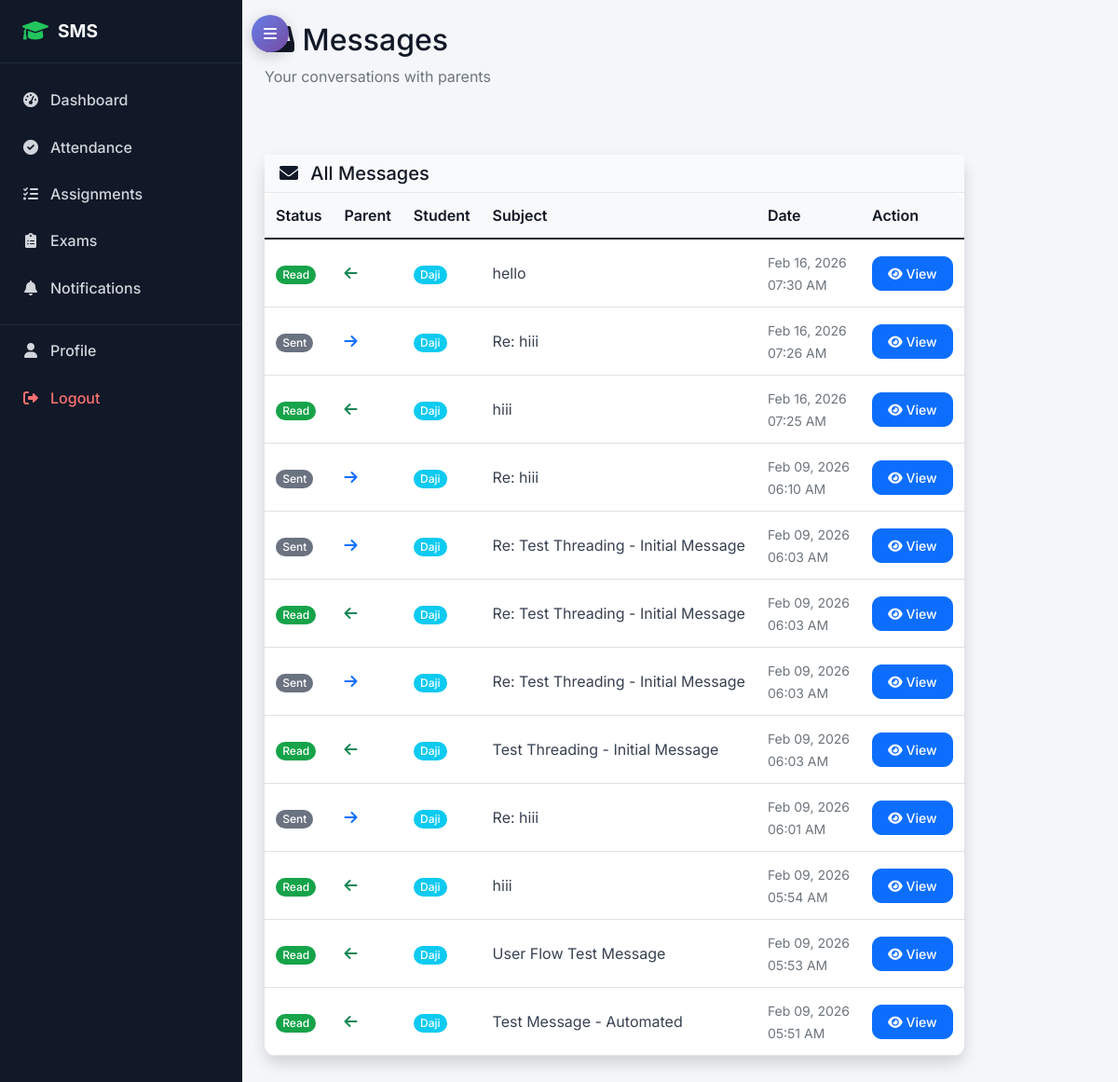
The page /accounts/messages/ (signed in) on the database its author committed.
### accounts/models.py (models this page shows, shortened)
class ParentTeacherMessage(models.Model):
    MESSAGE_STATUS = (
        ('sent', 'Sent'),
        ('read', 'Read'),
        ('replied', 'Replied'),
    )
    sender = models.ForeignKey(User, on_delete=models.CASCADE, related_name='sent_messages')
    recipient = models.ForeignKey(User, on_delete=models.CASCADE, related_name='received_messages')
    student = models.ForeignKey(StudentProfile, on_delete=models.CASCADE, related_name='related_messages', null=True, blank=True)
    subject = models.CharField(max_length=200)
    message = models.TextField()
    status = models.CharField(max_length=20, choices=MESSAGE_STATUS, default='sent')
    parent_read = models.BooleanField(default=False)
    teacher_read = models.BooleanField(default=False)
    created_at = models.DateTimeField(auto_now_add=True)
    read_at = models.DateTimeField(null=True, blank=True)
    replied_to = models.ForeignKey('self', on_delete=models.SET_NULL, null=True, blank=True, related_name='replies')
    class Meta:
        ordering = ['-created_at']

class StudentProfile(models.Model):
    user = models.OneToOneField(User, on_delete=models.CASCADE, related_name='student_profile')
    student_id = models.CharField(max_length=20, unique=True)
    admission_date = models.DateField()
    guardian_name = models.CharField(max_length=100)
    guardian_phone = models.CharField(max_length=17)
    guardian_email = models.EmailField()
    emergency_contact = models.CharField(max_length=17)
    blood_group = models.CharField(max_length=5, blank=True)

class User(AbstractUser):
    USER_TYPE_CHOICES = (
        ('admin', 'Admin'),
        ('student', 'Student'),
        ('teacher', 'Teacher'),
        ('parent', 'Parent'),
    )
    user_type = models.CharField(max_length=10, choices=USER_TYPE_CHOICES)
    phone_regex = RegexValidator(regex=r'^\+?1?\d{9,15}$', message="Phone number must be entered in the format: '+999999999'. Up to 15 digits allowed.")
    phone_number = models.CharField(validators=[phone_regex], max_length=17, blank=True)
    address = models.TextField(blank=True)
    date_of_birth = models.DateField(null=True, blank=True)
    profile_picture = models.ImageField(upload_to='profile_pics/', blank=True, null=True)
    is_active = models.BooleanField(default=True)
    created_at = models.DateTimeField(auto_now_add=True)
    updated_at = models.DateTimeField(auto_now=True)

### accounts/messaging_views.py (the view)
# urls.py: path('messages/', messaging_views.message_inbox, name='message_inbox'),
@login_required
def message_inbox(request):
    if request.user.user_type == 'parent':
        messages_list = ParentTeacherMessage.objects.filter(
            Q(sender=request.user) | Q(recipient=request.user)
        ).select_related('sender', 'recipient', 'student__user').order_by('-created_at')
        unread_messages = messages_list.filter(recipient=request.user, parent_read=False)
        for msg in unread_messages:
            msg.mark_as_read(request.user)
    elif request.user.user_type == 'teacher':
        messages_list = ParentTeacherMessage.objects.filter(
            Q(sender=request.user) | Q(recipient=request.user)
        ).select_related('sender', 'recipient', 'student__user').order_by('-created_at')
        unread_messages = messages_list.filter(recipient=request.user, teacher_read=False)
        for msg in unread_messages:
            msg.mark_as_read(request.user)
    else:
        messages.error(request, 'Only parents and teachers can access messages.')
        return redirect('accounts:dashboard')
    context = {
        'messages_list': messages_list
    }
    return render(request, 'accounts/message_inbox.html', context)

### templates/accounts/message_inbox.html (shortened to what this page needs)
{% extends 'base.html' %}
{% block content %}
<div class="row mb-4">
    <div class="col-12">
        <h2><i class="fas fa-inbox"></i> Messages</h2>
        <p class="text-muted">
            {% if user.user_type == 'parent' %}
            Your conversations with teachers
            {% else %}
            Your conversations with parents
            {% endif %}
        </p>
    </div>
</div>
<div class="row">
</div>
<div class="row">
    <div class="col-12">
        <div class="card shadow">
            <div class="card-header bg-primary text-white">
                <h5 class="m-0"><i class="fas fa-envelope me-2"></i> All Messages</h5>
            </div>
            <div class="card-body p-0">
                {% if messages_list %}
                <div class="table-responsive">
                    <table class="table table-hover mb-0">
                        <thead class="table-light">
                            <tr>
                                <th>Status</th>
                                <th>{% if user.user_type == 'parent' %}Teacher{% else %}Parent{% endif %}</th>
                                <th>Student</th>
                                <th>Subject</th>
                                <th>Date</th>
                                <th>Action</th>
                            </tr>
                        </thead>
                        <tbody>
                            {% for message in messages_list %}
                            <tr class="{% if message.recipient == user and not message.parent_read and not message.teacher_read %}table-primary{% endif %}">
                                <td>
                                    {% if message.recipient == user %}
                                        {% if user.user_type == 'parent' and not message.parent_read %}
                                        <span class="badge bg-danger">New</span>
                                        {% elif user.user_type == 'teacher' and not message.teacher_read %}
                                        <span class="badge bg-danger">New</span>
                                        {% else %}
                                        <span class="badge bg-success">Read</span>
                                        {% endif %}
                                    {% else %}
                                    <span class="badge bg-secondary">Sent</span>
                                    {% endif %}
                                </td>
                                <td>
                                    {% if message.sender == user %}
                                        <i class="fas fa-arrow-right text-primary me-1"></i>
                                    {% else %}
                                        <i class="fas fa-arrow-left text-success me-1"></i>
                                    {% endif %}
                                </td>
                                <td>
                                    {% if message.student %}
                                    <span class="badge bg-info">{{ message.student.user.get_full_name }}</span>
                                    {% else %}
                                    <span class="text-muted">-</span>
                                    {% endif %}
                                </td>
                                <td>{{ message.subject|truncatewords:8 }}</td>
                                <td>
                                    <small class="text-muted">
                                        {{ message.created_at|date:"M d, Y" }}<br>
                                        {{ message.created_at|time:"h:i A" }}
                                    </small>
                                </td>
                                <td>
                                    <a href="{% url 'accounts:message_detail' message.id %}" class="btn btn-sm btn-primary">
                                        <i class="fas fa-eye"></i> View
                                    </a>
                                </td>
                            </tr>
                            {% endfor %}
                        </tbody>
                    </table>
                </div>
                {% endif %}
            </div>
        </div>
    </div>
</div>
{% endblock %}

### static/css/style.css (style rules this page uses)
:root { --primary-color: #0d6efd; --primary-dark: #0b5ed7; --bg-light: #f4f6f9; --text-dark: #212529; --text-muted: #6c757d; --card-radius: 12px; --transition: all 0.25s ease-in-out; }
body { font-family: 'Inter', sans-serif; background-color: var(--bg-light); color: var(--text-dark); min-height: 100vh; }
.card { border: none; border-radius: var(--card-radius); box-shadow: 0 8px 24px rgba(0, 0, 0, 0.08); transition: var(--transition); }
.card-header { background-color: #fff; border-bottom: 1px solid #e9ecef; font-weight: 600; }
.btn { border-radius: 10px; font-weight: 500; padding: 0.45rem 1rem; transition: var(--transition); }
.btn-primary { background-color: var(--primary-color); border-color: var(--primary-color); }
.table { background-color: #fff; border-radius: 12px; overflow: hidden; }
.table thead { background-color: #f1f3f5; }
.table th { font-weight: 600; color: var(--text-dark); }
.table td, .table th { vertical-align: middle; padding: 0.75rem; }
:root { --bg-light: #f4f6f9; --text-dark: #111827; --text-muted: #6b7280; --accent: #22c55e; }
.card { border-radius: 14px; border: none; background-color: #ffffff; box-shadow: 0 10px 30px rgba(0,0,0,0.07); }
.card-header { background-color: #f9fafb !important; border-bottom: 1px solid #e5e7eb; font-weight: 600; color: var(--text-dark) !important; }
.card-body { padding: 1.25rem; }
.card-header.bg-primary, .card-header.bg-success, .card-header.bg-info, .card-header.bg-warning, .card-header.bg-secondary { background-color: #f9fafb !important; color: var(--text-dark) !important; }
.badge { border-radius: 999px; padding: 0.35em 0.6em; font-weight: 500; font-size: 0.75rem; }
.badge.bg-success { background-color: #16a34a !important; }
.badge.bg-secondary { background-color: #6b7280 !important; }
.btn { border-radius: 10px; font-weight: 500; }
.table { background-color: #ffffff; border-radius: 12px; overflow: hidden; }
.table thead { background-color: #f3f4f6; }
.table th { font-weight: 600; color: var(--text-dark); border-bottom: none; }
.table td { vertical-align: middle; color: #374151; }
.row > [class^="col"] { margin-bottom: 1rem; }

### rows shown on the page
ParentTeacherMessage: teacher_read "Read", student.user.get_full_name "Daji", subject "hello", created_at "Feb 16, 2026", created_at "07:30 AM"
ParentTeacherMessage: shows "Sent", student.user.get_full_name "Daji", subject "Re: hiii", created_at "Feb 16, 2026", created_at "07:26 AM"
ParentTeacherMessage: teacher_read "Read", student.user.get_full_name "Daji", subject "hiii", created_at "Feb 16, 2026", created_at "07:25 AM"
ParentTeacherMessage: shows "Sent", student.user.get_full_name "Daji", subject "Re: hiii", created_at "Feb 09, 2026", created_at "06:10 AM"
ParentTeacherMessage: shows "Sent", student.user.get_full_name "Daji", subject "Re: Test Threading - Initial Message", created_at "Feb 09, 2026", created_at "06:03 AM"
ParentTeacherMessage: teacher_read "Read", student.user.get_full_name "Daji", subject "Re: Test Threading - Initial Message", created_at "Feb 09, 2026", created_at "06:03 AM"
ParentTeacherMessage: shows "Sent", student.user.get_full_name "Daji", subject "Re: Test Threading - Initial Message", created_at "Feb 09, 2026", created_at "06:03 AM"
ParentTeacherMessage: teacher_read "Read", student.user.get_full_name "Daji", subject "Test Threading - Initial Message", created_at "Feb 09, 2026", created_at "06:03 AM"
ParentTeacherMessage: shows "Sent", student.user.get_full_name "Daji", subject "Re: hiii", created_at "Feb 09, 2026", created_at "06:01 AM"
ParentTeacherMessage: teacher_read "Read", student.user.get_full_name "Daji", subject "hiii", created_at "Feb 09, 2026", created_at "05:54 AM"
ParentTeacherMessage: teacher_read "Read", student.user.get_full_name "Daji", subject "User Flow Test Message", created_at "Feb 09, 2026", created_at "05:53 AM"
ParentTeacherMessage: teacher_read "Read", student.user.get_full_name "Daji", subject "Test Message - Automated", created_at "Feb 09, 2026", created_at "05:51 AM"
